Frame 1 (no input): blank canvas, image omitted
Frame 60 (no input): blank canvas, image omitted
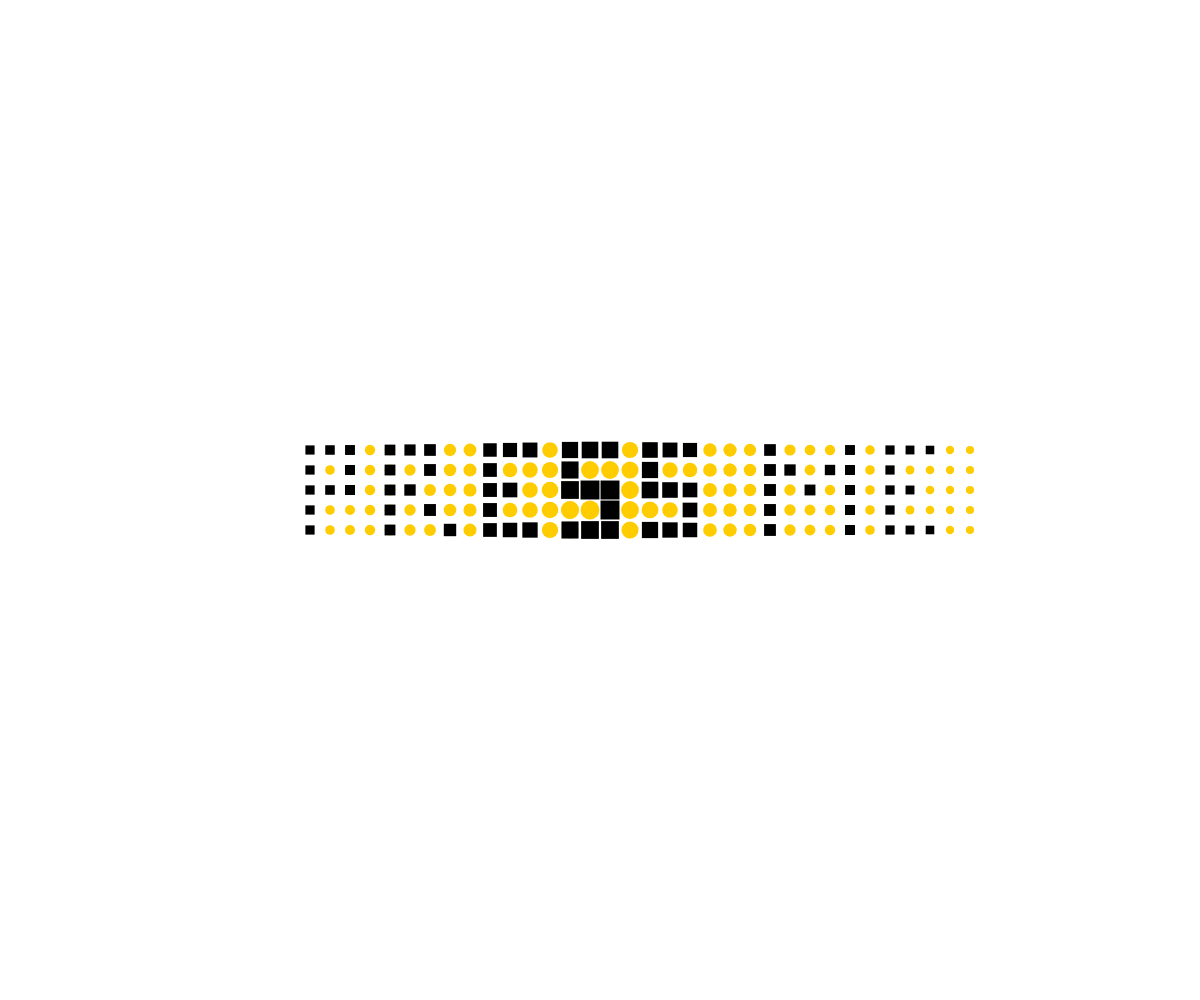
Frame 120 (the mouse pressed at the canvas centre since frame 60)

The p5.js sketch whose frames 1 and 60 were blank and that drew this single picture after the mouse press (run headless with seeded random() and noise() and a simulated clock; from frame 60 on, the mouse is pressed at the canvas centre):

// p5.js sketch
// ── sketch.js
// no need to change anything from here ... ----------------------

var letters = {};

var marginLeft = 0;
var marginTop = 0;
var textX = marginLeft;
var textY = 150;
var lineHeight = 120;
var typedText = "PRESS ME";

//var spreaded = false;
// spreadT is a number between 0 (original position) and 1 (spreaded position)
var spreadT = 0;
var targetSpreadT = 0;

function setup() {
	createCanvas(windowWidth, windowHeight);
	initLetters();
	noFill();
	rectMode(CENTER);

	marginLeft = width / 2 - 290;
	marginTop = height / 2 - 50;
}

function draw() {
	background(255);
	//scale(2);

	spreadT = spreadT + (targetSpreadT - spreadT) * 0.02;

	textX = marginLeft;
	textY = marginTop + 100;

	randomSeed(4);

	for (var i = 0; i < typedText.length; i++) {
		var c = typedText[i];
		if (letters[c]) {
			push();
			//translate(textX, textY);
			var w = letters[c]();
			textX += w;
			pop();
		} else if (c == "\n") {
			textX = marginLeft;
			textY += lineHeight;
		}
	}

	//noLoop();
}

function mouseReleased() {
	if (targetSpreadT == 0) {
		targetSpreadT = 1;
	} else {
		targetSpreadT = 0;
	}
}

function keyTyped() {
    var k = key;
    if (!letters[k]) {
        k = k.toUpperCase();
    }
    if (letters[k]) {
         
        typedText += k;
    }
}

function keyPressed() {
	if (keyCode == RETURN) {
		typedText += "\n";
	}
	if (keyCode == BACKSPACE || keyCode == DELETE) {
		if (typedText.length > 0) typedText = typedText.slice(0, -1);
		console.log(typedText);
	}

	//loop();
}
// ... to here -----------------------------------------------------


function initLetters() {
	// Add your calls to the letter functions here

	letters = {
		A: draw_A,
		B: draw_B,
		C: draw_C,
		D: draw_D,
		E: draw_E,
		F: draw_F,
		G: draw_G,
		H: draw_H,
		I: draw_I,
		J: draw_J,
		K: draw_K,
		L: draw_L,
		M: draw_M,
		N: draw_N,
		O: draw_O,
		P: draw_P,
		R: draw_R,
		S: draw_S,
		T: draw_T,
		U: draw_U,
		V: draw_V,
		W: draw_W,
		X: draw_X,
		Y: draw_Y,
		Z: draw_Z,
		" ": draw_Space,
	};
}

// A function for each letter

function draw_Space() {

	var d = [
		[0, 0],
		[0, 0],
		[0, 0],
		[0, 0],
		[0, 0]
	];
	drawGrid(d);

	return 40;
}

function draw_A() {

	var d = [
		[1, 1, 1, 0, 0],
		[1, 0, 1, 0, 0],
		[1, 1, 1, 0, 0],
		[1, 0, 1, 0, 0],
		[1, 0, 1, 0, 0]
	];
	drawGrid(d);

	return 80;
}

function draw_B() {

	var d = [
		[1, 1, 1, 0, 0],
		[1, 0, 1, 0, 0],
		[1, 1, 0, 0, 0],
		[1, 0, 1, 0, 0],
		[1, 1, 1, 0, 0]
	];
	drawGrid(d);

	return 80;
}

function draw_C() {

	var d = [
		[1, 1, 1, 0, 0],
		[1, 0, 0, 0, 0],
		[1, 0, 0, 0, 0],
		[1, 0, 0, 0, 0],
		[1, 1, 1, 0, 0]
	];
	drawGrid(d);

	return 80;
}

function draw_D() {

	var d = [
		[1, 1, 0, 0, 0],
		[1, 0, 1, 0, 0],
		[1, 0, 0, 1, 0],
		[1, 0, 1, 0, 0],
		[1, 1, 0, 0, 0]
	];
	drawGrid(d);

	return 100;
}

function draw_E() {

	var d = [
		[1, 1, 1, 0, 0],
		[1, 0, 0, 0, 0],
		[1, 1, 0, 0, 0],
		[1, 0, 0, 0, 0],
		[1, 1, 1, 0, 0]
	];
	drawGrid(d);

	return 80;
}

function draw_F() {

	var d = [
		[1, 1, 1, 0, 0],
		[1, 0, 0, 0, 0],
		[1, 1, 0, 0, 0],
		[1, 0, 0, 0, 0],
		[1, 0, 0, 0, 0]
	];
	drawGrid(d);

	return 80;
}

function draw_G() {

	var d = [
		[1, 1, 1, 1, 0],
		[1, 0, 0, 0, 0],
		[1, 0, 1, 1, 0],
		[1, 0, 0, 1, 0],
		[1, 1, 1, 1, 0]
	];
	drawGrid(d);

	return 100;
}

function draw_H() {

	var d = [
		[1, 0, 1, 0, 0],
		[1, 0, 1, 0, 0],
		[1, 1, 1, 0, 0],
		[1, 0, 1, 0, 0],
		[1, 0, 1, 0, 0]
	];
	drawGrid(d);

	return 80;
}

function draw_I() {

	var d = [
		[1, 1, 1, 0],
		[0, 1, 0, 0],
		[0, 1, 0, 0],
		[0, 1, 0, 0],
		[1, 1, 1, 0]
	];
	drawGrid(d);

	return 80;
}

function draw_J() {

	var d = [
		[1, 1, 1, 1, 0],
		[0, 0, 0, 1, 0],
		[0, 0, 0, 1, 0],
		[1, 0, 0, 1, 0],
		[1, 1, 1, 1, 0]
	];
	drawGrid(d);

	return 100;
}

function draw_K() {

	var d = [
		[1, 0, 0, 1, 0],
		[1, 0, 1, 0, 0],
		[1, 1, 0, 0, 0],
		[1, 0, 1, 0, 0],
		[1, 0, 0, 1, 0]
	];
	drawGrid(d);

	return 100;
}

function draw_L() {

	var d = [
		[1, 0, 0, 0, 0],
		[1, 0, 0, 0, 0],
		[1, 0, 0, 0, 0],
		[1, 0, 0, 0, 0],
		[1, 1, 1, 0, 0]
	];
	drawGrid(d);

	return 80;
}

function draw_M() {

	var d = [
		[1, 0, 0, 0, 1, 0],
		[1, 1, 0, 1, 1, 0],
		[1, 0, 1, 0, 1, 0],
		[1, 0, 0, 0, 1, 0],
		[1, 0, 0, 0, 1, 0]
	];
	drawGrid(d);

	return 120;
}

function draw_N() {

	var d = [
		[1, 0, 0, 0, 1],
		[1, 1, 0, 0, 1],
		[1, 0, 1, 0, 1],
		[1, 0, 0, 1, 1],
		[1, 0, 0, 0, 1]
	];
	drawGrid(d);

	return 120;
}

function draw_O() {

	var d = [
		[1, 1, 1, 0, 0],
		[1, 0, 1, 0, 0],
		[1, 0, 1, 0, 0],
		[1, 0, 1, 0, 0],
		[1, 1, 1, 0, 0]
	];
	drawGrid(d);

	return 80;
}

function draw_P() {

	var d = [
		[1, 1, 1, 0, 0],
		[1, 0, 1, 0, 0],
		[1, 1, 1, 0, 0],
		[1, 0, 0, 0, 0],
		[1, 0, 0, 0, 0]
	];
	drawGrid(d);

	return 80;
}

function draw_R() {

	var d = [
		[1, 1, 1, 0, 0],
		[1, 0, 1, 0, 0],
		[1, 1, 0, 0, 0],
		[1, 0, 1, 0, 0],
		[1, 0, 0, 1, 0]
	];
	drawGrid(d);

	return 100;
}

function draw_S() {

	var d = [
		[1, 1, 1, 0, 0],
		[1, 0, 0, 0, 0],
		[1, 1, 1, 0, 0],
		[0, 0, 1, 0, 0],
		[1, 1, 1, 0, 0]
	];
	drawGrid(d);

	return 80;
}

function draw_T() {

	var d = [
		[1, 1, 1, 0, 0],
		[0, 1, 0, 0, 0],
		[0, 1, 0, 0, 0],
		[0, 1, 0, 0, 0],
		[0, 1, 0, 0, 0]
	];
	drawGrid(d);

	return 80;
}

function draw_U() {

	var d = [
		[1, 0, 1, 0, 0],
		[1, 0, 1, 0, 0],
		[1, 0, 1, 0, 0],
		[1, 0, 1, 0, 0],
		[1, 1, 1, 0, 0]
	];
	drawGrid(d);

	return 80;
}

function draw_V() {

	var d = [
		[1, 0, 1, 0, 0],
		[1, 0, 1, 0, 0],
		[1, 0, 1, 0, 0],
		[1, 0, 1, 0, 0],
		[0, 1, 0, 0, 0]
	];
	drawGrid(d);

	return 80;
}

function draw_W() {

	var d = [
		[1, 0, 0, 0, 1, 0],
		[1, 0, 0, 0, 1, 0],
		[1, 0, 1, 0, 1, 0],
		[1, 1, 0, 1, 1, 0],
		[1, 0, 0, 0, 1, 0]
	];
	drawGrid(d);

	return 120;
}

function draw_X() {

	var d = [
		[1, 0, 0, 0, 1, 0],
		[0, 1, 0, 1, 0, 0],
		[0, 0, 1, 0, 0, 0],
		[0, 1, 0, 1, 0, 0],
		[1, 0, 0, 0, 1, 0]
	];
	drawGrid(d);

	return 120;
}

function draw_Y() {

	var d = [
		[1, 0, 0, 0, 1, 0],
		[0, 1, 0, 1, 0, 0],
		[0, 0, 1, 0, 0, 0],
		[0, 0, 1, 0, 0, 0],
		[0, 0, 1, 0, 0, 0]
	];
	drawGrid(d);

	return 120;
}

function draw_Z() {

	var d = [
		[1, 1, 1, 1, 1],
		[0, 0, 0, 1, 0],
		[0, 0, 1, 0, 0],
		[0, 1, 0, 0, 0],
		[1, 1, 1, 1, 1]
	];
	drawGrid(d);

	return 80;
}


function drawGrid(d) {
	//translate(500,500)
	fill(0);
	noStroke();
	for (var j = 0; j < d.length; j++) {
		for (var i = 0; i < d[j].length; i++) {
			// base position (where you can read the letter) => pos1
			var x = i * 20 + textX;
			var y = -100 + j * 20 + textY;

			// base position with some random added => pos2
			var xr = x;
			var yr = y;
			if (random() < 0.5) {
				xr = xr + round(random(-10, 10)) * 20;
			} else {
				yr = yr + round(random(-10, 10)) * 20;
			}

			// interpolate between pos1 and pos2
			var xf = lerp(x, xr, spreadT);
			var yf = lerp(y, yr, spreadT);

			//if (spreaded == true) {
			//	xf = xr;
			//	yf = yr;
			//}


			var a = dist(mouseX, mouseY, x, y);
			//a = map(a, 0, 600, 20, 5);
			a = 20 / (a * 0.004 + 1);

			if (d[j][i] == 1) {
				fill(0)
				rect(xf, yf, a, a);

			} else {

				if (mouseIsPressed == true) {
					var c = color(255, 204, 0)
					fill(c);
					ellipse(xf, yf, a, a);

				}
			}
		}
	}

	/*var barWidth = 20;
	var lastBar = -1;

	function setup() {
	  colorMode(HSB, height, height, height);  
	  noStroke();
	}

	function draw() {
	  var whichBar = mouseX / barWidth;
	  if (whichBar !== lastBar) {
	    var barX = whichBar * barWidth;
	    fill(mouseY, height, height);
	    rect(barX, 0, barWidth, height);
	    lastBar = whichBar;
	  }
	}
	*/


}
